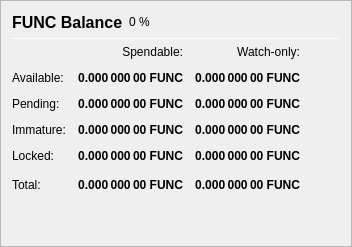
                   <widget class="QFrame" name="frame_Balances">
                    <property name="frameShape">
                     <enum>QFrame::StyledPanel</enum>
                    </property>
                    <property name="frameShadow">
                     <enum>QFrame::Raised</enum>
                    </property>
                    <layout class="QVBoxLayout" name="verticalLayout_4">
                     <item>
                      <layout class="QHBoxLayout" name="horizontalLayout_4">
                       <item>
                        <widget class="QLabel" name="label_5">
                         <property name="minimumSize">
                          <size>
                           <width>0</width>
                           <height>20</height>
                          </size>
                         </property>
                         <property name="font">
                          <font>
                           <pointsize>12</pointsize>
                           <weight>75</weight>
                           <bold>true</bold>
                          </font>
                         </property>
                         <property name="text">
                          <string>FUNC Balance</string>
                         </property>
                        </widget>
                       </item>
                       <item>
                        <widget class="QLabel" name="labelFUNCPercent">
                         <property name="text">
                          <string notr="true">0 %</string>
                         </property>
                        </widget>
                       </item>
                       <item>
                        <spacer name="horizontalSpacer_3">
                         <property name="orientation">
                          <enum>Qt::Horizontal</enum>
                         </property>
                         <property name="sizeHint" stdset="0">
                          <size>
                           <width>40</width>
                           <height>20</height>
                          </size>
                         </property>
                        </spacer>
                       </item>
                      </layout>
                     </item>
                     <item>
                      <widget class="Line" name="line_Balance">
                       <property name="minimumSize">
                        <size>
                         <width>0</width>
                         <height>1</height>
                        </size>
                       </property>
                       <property name="maximumSize">
                        <size>
                         <width>16777215</width>
                         <height>1</height>
                        </size>
                       </property>
                       <property name="orientation">
                        <enum>Qt::Horizontal</enum>
                       </property>
                      </widget>
                     </item>
                     <item>
                      <layout class="QGridLayout" name="gridLayout">
                       <property name="spacing">
                        <number>12</number>
                       </property>
                       <item row="0" column="1">
                        <widget class="QLabel" name="labelSpendable">
                         <property name="text">
                          <string>Spendable:</string>
                         </property>
                         <property name="alignment">
                          <set>Qt::AlignRight|Qt::AlignTrailing|Qt::AlignVCenter</set>
                         </property>
                        </widget>
                       </item>
                       <item row="0" column="2">
                        <widget class="QLabel" name="labelWatchonly">
                         <property name="text">
                          <string>Watch-only:</string>
                         </property>
                         <property name="alignment">
                          <set>Qt::AlignRight|Qt::AlignTrailing|Qt::AlignVCenter</set>
                         </property>
                        </widget>
                       </item>
                       <item row="1" column="0">
                        <widget class="QLabel" name="labelBalanceText">
                         <property name="text">
                          <string>Available:</string>
                         </property>
                        </widget>
                       </item>
                       <item row="1" column="1">
                        <widget class="QLabel" name="labelBalance">
                         <property name="font">
                          <font>
                           <weight>75</weight>
                           <bold>true</bold>
                          </font>
                         </property>
                         <property name="cursor">
                          <cursorShape>IBeamCursor</cursorShape>
                         </property>
                         <property name="toolTip">
                          <string>Your current spendable balance</string>
                         </property>
                         <property name="text">
                          <string notr="true">0.000 000 00 FUNC</string>
                         </property>
                         <property name="alignment">
                          <set>Qt::AlignRight|Qt::AlignTrailing|Qt::AlignVCenter</set>
                         </property>
                         <property name="textInteractionFlags">
                          <set>Qt::LinksAccessibleByMouse|Qt::TextSelectableByKeyboard|Qt::TextSelectableByMouse</set>
                         </property>
                        </widget>
                       </item>
                       <item row="1" column="2">
                        <widget class="QLabel" name="labelWatchAvailable">
                         <property name="font">
                          <font>
                           <weight>75</weight>
                           <bold>true</bold>
                          </font>
                         </property>
                         <property name="cursor">
                          <cursorShape>IBeamCursor</cursorShape>
                         </property>
                         <property name="toolTip">
                          <string>Your current balance in watch-only addresses</string>
                         </property>
                         <property name="text">
                          <string notr="true">0.000 000 00 FUNC</string>
                         </property>
                         <property name="alignment">
                          <set>Qt::AlignRight|Qt::AlignTrailing|Qt::AlignVCenter</set>
                         </property>
                         <property name="textInteractionFlags">
                          <set>Qt::LinksAccessibleByMouse|Qt::TextSelectableByKeyboard|Qt::TextSelectableByMouse</set>
                         </property>
                        </widget>
                       </item>
                       <item row="2" column="0">
                        <widget class="QLabel" name="labelPendingText">
                         <property name="text">
                          <string>Pending:</string>
                         </property>
                        </widget>
                       </item>
                       <item row="2" column="1">
                        <widget class="QLabel" name="labelUnconfirmed">
                         <property name="font">
                          <font>
                           <weight>75</weight>
                           <bold>true</bold>
                          </font>
                         </property>
                         <property name="cursor">
                          <cursorShape>IBeamCursor</cursorShape>
                         </property>
                         <property name="toolTip">
                          <string>Total of transactions that have yet to be confirmed, and do not yet count toward the spendable balance</string>
                         </property>
                         <property name="text">
                          <string notr="true">0.000 000 00 FUNC</string>
                         </property>
                         <property name="alignment">
                          <set>Qt::AlignRight|Qt::AlignTrailing|Qt::AlignVCenter</set>
                         </property>
                         <property name="textInteractionFlags">
                          <set>Qt::LinksAccessibleByMouse|Qt::TextSelectableByKeyboard|Qt::TextSelectableByMouse</set>
                         </property>
                        </widget>
                       </item>
                       <item row="2" column="2">
                        <widget class="QLabel" name="labelWatchPending">
                         <property name="font">
                          <font>
                           <weight>75</weight>
                           <bold>true</bold>
                          </font>
                         </property>
                         <property name="cursor">
                          <cursorShape>IBeamCursor</cursorShape>
                         </property>
                         <property name="toolTip">
                          <string>Unconfirmed transactions to watch-only addresses</string>
                         </property>
                         <property name="text">
                          <string notr="true">0.000 000 00 FUNC</string>
                         </property>
                         <property name="alignment">
                          <set>Qt::AlignRight|Qt::AlignTrailing|Qt::AlignVCenter</set>
                         </property>
                         <property name="textInteractionFlags">
                          <set>Qt::LinksAccessibleByMouse|Qt::TextSelectableByKeyboard|Qt::TextSelectableByMouse</set>
                         </property>
                        </widget>
                       </item>
                       <item row="3" column="0">
                        <widget class="QLabel" name="labelImmatureText">
                         <property name="text">
                          <string>Immature:</string>
                         </property>
                        </widget>
                       </item>
                       <item row="3" column="1">
                        <widget class="QLabel" name="labelImmature">
                         <property name="font">
                          <font>
                           <weight>75</weight>
                           <bold>true</bold>
                          </font>
                         </property>
                         <property name="cursor">
                          <cursorShape>IBeamCursor</cursorShape>
                         </property>
                         <property name="toolTip">
                          <string>Staked or masternode rewards that has not yet matured</string>
                         </property>
                         <property name="text">
                          <string notr="true">0.000 000 00 FUNC</string>
                         </property>
                         <property name="alignment">
                          <set>Qt::AlignRight|Qt::AlignTrailing|Qt::AlignVCenter</set>
                         </property>
                         <property name="textInteractionFlags">
                          <set>Qt::LinksAccessibleByMouse|Qt::TextSelectableByKeyboard|Qt::TextSelectableByMouse</set>
                         </property>
                        </widget>
                       </item>
                       <item row="3" column="2">
                        <widget class="QLabel" name="labelWatchImmature">
                         <property name="font">
                          <font>
                           <weight>75</weight>
                           <bold>true</bold>
                          </font>
                         </property>
                         <property name="cursor">
                          <cursorShape>IBeamCursor</cursorShape>
                         </property>
                         <property name="toolTip">
                          <string>Staked or masternode rewards in watch-only addresses that has not yet matured</string>
                         </property>
                         <property name="text">
                          <string notr="true">0.000 000 00 FUNC</string>
                         </property>
                         <property name="alignment">
                          <set>Qt::AlignRight|Qt::AlignTrailing|Qt::AlignVCenter</set>
                         </property>
                         <property name="textInteractionFlags">
                          <set>Qt::LinksAccessibleByMouse|Qt::TextSelectableByKeyboard|Qt::TextSelectableByMouse</set>
                         </property>
                        </widget>
                       </item>
                       <item row="4" column="0">
                        <widget class="QLabel" name="labelLockedBalanceText">
                         <property name="toolTip">
                          <string>Locked FUNC or Masternode collaterals. These are excluded from zFUNC minting.</string>
                         </property>
                         <property name="text">
                          <string>Locked:</string>
                         </property>
                        </widget>
                       </item>
                       <item row="4" column="1">
                        <widget class="QLabel" name="labelLockedBalance">
                         <property name="font">
                          <font>
                           <weight>75</weight>
                           <bold>true</bold>
                          </font>
                         </property>
                         <property name="cursor">
                          <cursorShape>IBeamCursor</cursorShape>
                         </property>
                         <property name="toolTip">
                          <string>Locked FUNC or Masternode collaterals. These are excluded from zFUNC minting.</string>
                         </property>
                         <property name="text">
                          <string notr="true">0.000 000 00 FUNC</string>
                         </property>
                         <property name="alignment">
                          <set>Qt::AlignRight|Qt::AlignTrailing|Qt::AlignVCenter</set>
                         </property>
                         <property name="textInteractionFlags">
                          <set>Qt::LinksAccessibleByMouse|Qt::TextSelectableByKeyboard|Qt::TextSelectableByMouse</set>
                         </property>
                        </widget>
                       </item>
                       <item row="4" column="2">
                        <widget class="QLabel" name="labelWatchLocked">
                         <property name="font">
                          <font>
                           <weight>75</weight>
                           <bold>true</bold>
                          </font>
                         </property>
                         <property name="cursor">
                          <cursorShape>IBeamCursor</cursorShape>
                         </property>
                         <property name="toolTip">
                          <string>Current locked balance in watch-only addresses</string>
                         </property>
                         <property name="text">
                          <string notr="true">0.000 000 00 FUNC</string>
                         </property>
                         <property name="alignment">
                          <set>Qt::AlignRight|Qt::AlignTrailing|Qt::AlignVCenter</set>
                         </property>
                         <property name="textInteractionFlags">
                          <set>Qt::LinksAccessibleByMouse|Qt::TextSelectableByKeyboard|Qt::TextSelectableByMouse</set>
                         </property>
                        </widget>
                       </item>
                       <item row="5" column="0">
                        <widget class="QLabel" name="labelTotalText">
                         <property name="toolTip">
                          <string>Your current FUNC balance, unconfirmed and immature transactions included</string>
                         </property>
                         <property name="text">
                          <string>Total:</string>
                         </property>
                        </widget>
                       </item>
                       <item row="5" column="1">
                        <widget class="QLabel" name="labelTotal">
                         <property name="font">
                          <font>
                           <weight>75</weight>
                           <bold>true</bold>
                          </font>
                         </property>
                         <property name="cursor">
                          <cursorShape>IBeamCursor</cursorShape>
                         </property>
                         <property name="toolTip">
                          <string>Your current FUNC balance, unconfirmed and immature transactions included</string>
                         </property>
                         <property name="text">
                          <string notr="true">0.000 000 00 FUNC</string>
                         </property>
                         <property name="alignment">
                          <set>Qt::AlignRight|Qt::AlignTrailing|Qt::AlignVCenter</set>
                         </property>
                         <property name="textInteractionFlags">
                          <set>Qt::LinksAccessibleByMouse|Qt::TextSelectableByKeyboard|Qt::TextSelectableByMouse</set>
                         </property>
                        </widget>
                       </item>
                       <item row="5" column="2">
                        <widget class="QLabel" name="labelWatchTotal">
                         <property name="font">
                          <font>
                           <weight>75</weight>
                           <bold>true</bold>
                          </font>
                         </property>
                         <property name="cursor">
                          <cursorShape>IBeamCursor</cursorShape>
                         </property>
                         <property name="toolTip">
                          <string>Current total balance in watch-only addresses</string>
                         </property>
                         <property name="text">
                          <string notr="true">0.000 000 00 FUNC</string>
                         </property>
                         <property name="alignment">
                          <set>Qt::AlignRight|Qt::AlignTrailing|Qt::AlignVCenter</set>
                         </property>
                         <property name="textInteractionFlags">
                          <set>Qt::LinksAccessibleByMouse|Qt::TextSelectableByKeyboard|Qt::TextSelectableByMouse</set>
                         </property>
                        </widget>
                       </item>
                       <item row="5" column="3">
                        <spacer name="horizontalSpacer_9">
                         <property name="orientation">
                          <enum>Qt::Horizontal</enum>
                         </property>
                         <property name="sizeHint" stdset="0">
                          <size>
                           <width>40</width>
                           <height>20</height>
                          </size>
                         </property>
                        </spacer>
                       </item>
                      </layout>
                     </item>
                     <item>
                      <spacer name="verticalSpacer_3">
                       <property name="orientation">
                        <enum>Qt::Vertical</enum>
                       </property>
                       <property name="sizeHint" stdset="0">
                        <size>
                         <width>20</width>
                         <height>40</height>
                        </size>
                       </property>
                      </spacer>
                     </item>
                    </layout>
                   </widget>
